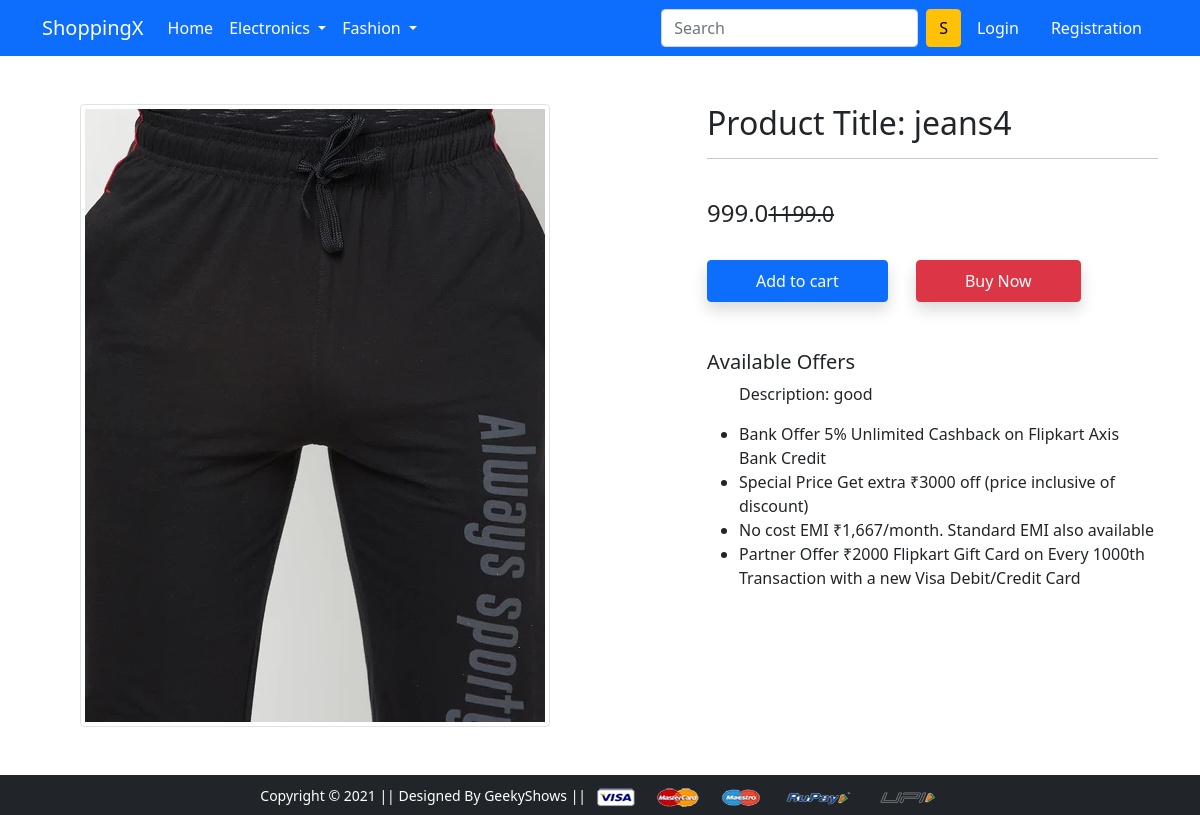
Page /product-detail/3 on the committed database.
### app/models.py (models this page shows, shortened)
class Product (models.Model):
    title=models.CharField(max_length=100)
    selling_price=models.FloatField()
    discounted_price=models.FloatField()
    decription=models.TextField()
    brand=models.CharField(max_length=100)
    categroy=models.CharField(choices=CATEGEROY_CHOICES,max_length=2)
    Product_image=models.ImageField(upload_to='producting')

### app/views.py (the view)
# urls.py: path('product-detail/<int:pk>', views.ProductDetailView.as_view(), name='product-detail'),
class ProductDetailView(View):
    def get(self,request,pk):
        product=Product.objects.get(pk=pk)
        item_already_in_cart=False
        if request.user.is_authenticated:
           item_already_in_cart =Cart.objects.filter(Q(product=product.id) & Q(user=request.user)).exists()
        return render(request,'app/productdetail.html', {'product':product,'item_already_in_cart':item_already_in_cart})

### app/templates/app/productdetail.html (shortened to what this page needs)
{% extends 'app/base.html' %}
{% load static %}
{% block main-content %}
<div class="container my-5">
 <div class="row">
  <div class="col-sm-6 text-center align-self-center">
   <img src="{{product.Product_image.url}}" alt="" class="img-fluid img-thumbnail">
  </div>
  <div class="col-sm-5 offset-sm-1">
   <h2>Product Title: {{product.title}}</h2>
   <hr>
   <br>
   <h4>{{product.discounted_price}}<small class="fw-light text-decoration-line-through">{{product.selling_price }}</small></h4> <br>
   {% if item_already_in_cart %}
   <a href="{% url 'showcart' %}" class="btn btn-warning shadow px-5 py-2 ms-4">Go to Cart</a>
   {% else %}
   <form action="/add-to-cart" class="d-inline">
    <button type="submit" class="btn btn-primary shadow px-5 py-2">Add to cart</button>
   </form>
   {% endif %}
    <a href="{% url 'buy-now' %}" class="btn btn-danger shadow px-5 py-2 ms-4">Buy Now</a>
   <h5 class="mt-5">Available Offers</h5>
   <ul>
    <p> Description: {{product.decription}}</p>
    <li>Bank Offer 5% Unlimited Cashback on Flipkart Axis Bank Credit</li>
    <li>Special Price Get extra ₹3000 off (price inclusive of discount)</li>
    <li>No cost EMI ₹1,667/month. Standard EMI also available</li>
    <li>Partner Offer ₹2000 Flipkart Gift Card on Every 1000th Transaction with a new Visa Debit/Credit Card</li>
   </ul>
  </div>
 </div>
</div>
{% endblock main-content %}

### rows in the picture
Product: Product_image (picture), title "jeans4", discounted_price "999.0", selling_price "1199.0", decription "good"
